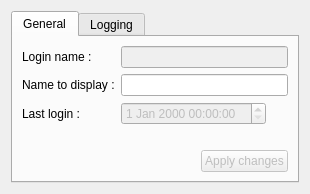
<?xml version="1.0" encoding="UTF-8"?>
<ui version="4.0">
 <class>dlgPreferences</class>
 <widget class="QDialog" name="dlgPreferences">
  <property name="geometry">
   <rect>
    <x>0</x>
    <y>0</y>
    <width>310</width>
    <height>194</height>
   </rect>
  </property>
  <property name="windowTitle">
   <string>Preferences</string>
  </property>
  <layout class="QVBoxLayout" name="verticalLayout">
   <item>
    <widget class="QTabWidget" name="tabPreferences">
     <property name="currentIndex">
      <number>0</number>
     </property>
     <widget class="QWidget" name="tabGeneral">
      <attribute name="title">
       <string>General</string>
      </attribute>
      <layout class="QVBoxLayout" name="verticalLayout_3">
       <item>
        <layout class="QFormLayout" name="formLayout">
         <item row="0" column="0">
          <widget class="QLabel" name="lblLoginName">
           <property name="text">
            <string>Login name :</string>
           </property>
          </widget>
         </item>
         <item row="0" column="1">
          <widget class="QLineEdit" name="ledLoginName">
           <property name="enabled">
            <bool>false</bool>
           </property>
          </widget>
         </item>
         <item row="1" column="0">
          <widget class="QLabel" name="lblDisplayName">
           <property name="text">
            <string>Name to display :</string>
           </property>
          </widget>
         </item>
         <item row="1" column="1">
          <widget class="QLineEdit" name="ledDisplayName"/>
         </item>
         <item row="2" column="0">
          <widget class="QLabel" name="lblLastLogin">
           <property name="text">
            <string>Last login :</string>
           </property>
          </widget>
         </item>
         <item row="2" column="1">
          <layout class="QHBoxLayout" name="horizontalLayout">
           <item>
            <widget class="QDateTimeEdit" name="dtLastLogin">
             <property name="enabled">
              <bool>false</bool>
             </property>
            </widget>
           </item>
           <item>
            <spacer name="horizontalSpacer">
             <property name="orientation">
              <enum>Qt::Horizontal</enum>
             </property>
             <property name="sizeHint" stdset="0">
              <size>
               <width>40</width>
               <height>20</height>
              </size>
             </property>
            </spacer>
           </item>
          </layout>
         </item>
        </layout>
       </item>
       <item>
        <spacer name="verticalSpacer_2">
         <property name="orientation">
          <enum>Qt::Vertical</enum>
         </property>
         <property name="sizeHint" stdset="0">
          <size>
           <width>20</width>
           <height>16</height>
          </size>
         </property>
        </spacer>
       </item>
       <item>
        <layout class="QHBoxLayout" name="horizontalLayout_5">
         <item>
          <spacer name="horizontalSpacer_5">
           <property name="orientation">
            <enum>Qt::Horizontal</enum>
           </property>
           <property name="sizeHint" stdset="0">
            <size>
             <width>40</width>
             <height>20</height>
            </size>
           </property>
          </spacer>
         </item>
         <item>
          <widget class="QPushButton" name="pbApplyGeneral">
           <property name="enabled">
            <bool>false</bool>
           </property>
           <property name="text">
            <string>Apply changes</string>
           </property>
          </widget>
         </item>
        </layout>
       </item>
      </layout>
     </widget>
     <widget class="QWidget" name="tabLog">
      <attribute name="title">
       <string>Logging</string>
      </attribute>
      <layout class="QVBoxLayout" name="verticalLayout_2">
       <item>
        <layout class="QHBoxLayout" name="horizontalLayout_4">
         <item>
          <widget class="QCheckBox" name="chkLogToFile">
           <property name="text">
            <string>Log to text file</string>
           </property>
           <property name="checked">
            <bool>true</bool>
           </property>
          </widget>
         </item>
         <item>
          <spacer name="horizontalSpacer_2">
           <property name="orientation">
            <enum>Qt::Horizontal</enum>
           </property>
           <property name="sizeHint" stdset="0">
            <size>
             <width>40</width>
             <height>20</height>
            </size>
           </property>
          </spacer>
         </item>
        </layout>
       </item>
       <item>
        <layout class="QHBoxLayout" name="horizontalLayout_3">
         <item>
          <widget class="QCheckBox" name="chkDatabase">
           <property name="enabled">
            <bool>false</bool>
           </property>
           <property name="text">
            <string>Log to database</string>
           </property>
          </widget>
         </item>
         <item>
          <spacer name="horizontalSpacer_3">
           <property name="orientation">
            <enum>Qt::Horizontal</enum>
           </property>
           <property name="sizeHint" stdset="0">
            <size>
             <width>40</width>
             <height>20</height>
            </size>
           </property>
          </spacer>
         </item>
        </layout>
       </item>
       <item>
        <spacer name="verticalSpacer">
         <property name="orientation">
          <enum>Qt::Vertical</enum>
         </property>
         <property name="sizeHint" stdset="0">
          <size>
           <width>20</width>
           <height>40</height>
          </size>
         </property>
        </spacer>
       </item>
       <item>
        <layout class="QHBoxLayout" name="horizontalLayout_2">
         <item>
          <spacer name="horizontalSpacer_4">
           <property name="orientation">
            <enum>Qt::Horizontal</enum>
           </property>
           <property name="sizeHint" stdset="0">
            <size>
             <width>40</width>
             <height>20</height>
            </size>
           </property>
          </spacer>
         </item>
         <item>
          <widget class="QPushButton" name="pbApplyLogging">
           <property name="enabled">
            <bool>false</bool>
           </property>
           <property name="text">
            <string>Apply changes</string>
           </property>
          </widget>
         </item>
        </layout>
       </item>
      </layout>
     </widget>
    </widget>
   </item>
  </layout>
 </widget>
 <resources/>
 <connections/>
</ui>
